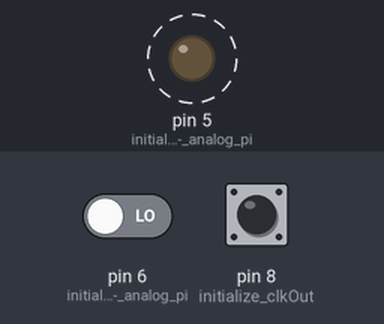
Simulated run of this sketch. Board: Arduino Uno, built with avr-gcc and run on an emulated ATmega328P. Shown: output pins drawn as LEDs (lit = HIGH). Dashed ring = blinking. The test bench sets the inputs (shaded band); at power-on: pin 6 (initialize_Rx_-_analog_pi) LOW, pin 8 (initialize_clkOut) HIGH. Pins used as bus, display or sensor lines are not drawn.

Above: at 0.02 s.
Timing chart, 0 to 3.0 s (numbered marks = the images above):
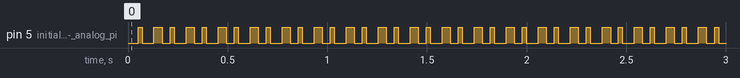

The sketch:

arduino.ino
```cpp
#define DATA 0b11000100    				     	    //Data to send   ||--------------------------------------------------------------||
#define SIZE 8			 		                    //Data size      || Able to change any data saize between 0-12 and any duty cycle||
#define BIT_TIME 10 								//clk duty cycle ||--------------------------------------------------------------||

boolean clkVal = false;          					//clk value
unsigned int dataToSend = DATA;  					//initialize data to send
unsigned int recievedData=0;   					    //initialize data to recieve

int index = 0;										//index of the sent data
int count = 0;									    //size of the recieved data
unsigned long current = 0;						    //keep the current time
bool flagIfRead = false;                            //flag to check if digit is already read

void setup() {
  	Serial.begin(9600);			 					//BAUD_RATE = 9600
  	pinMode(5, OUTPUT);   		 					//initialize Tx - analog pin
  	pinMode(6,INPUT);				 				//initialize Rx - analog pin
  	pinMode(7, OUTPUT);			 					//initialize clkIn
  	pinMode(8,INPUT);				 				//initialize clkOut
}

void loop() {

    usart_tx();        			 				    //tranfer function
    usart_rx();         						    //reciever function
}

void usart_tx()
{
    if(index >= SIZE)                               //check that max digits sent is by SIZE
      index = 0;

    boolean leastSign = bitRead(dataToSend,index);  //lsb bit
    long timer = millis(); 				 			//time since turn on
    if (timer - current >= BIT_TIME)           	    //Timer
    {
  		clkVal = !clkVal;  				 			//flip the 1->0 and 0->1
        if(clkVal)                                  //if bit is 1 send data
        {
            digitalWrite(7, LOW);                   //do not send clk
            if(leastSign) 				 			//check lsb
				digitalWrite(5, HIGH);   			//if 1 so datapin 5 is 5 volt
          	else
              	digitalWrite(5, LOW);    			//if 0 so datapin 5 is 0 volt
            index++;                     			//index of the data
        }
      	else
          	digitalWrite(7, HIGH);                  //if bit is 0 send clk
      current = millis();                           //current time
    }
}
void usart_rx()
{
  if (!digitalRead(8))							    //check if we are in "not read" mode
    flagIfRead = 0;									//if does turn flag to zero

  else if(digitalRead(8) && flagIfRead == 0)		//check if we are in "read" mode and flag is zero
  {
    flagIfRead = 1;									//turn flag to 1- we already read
 	bitWrite(recievedData, count, digitalRead(6));  //turn the digits into one number
	count++;										//count size of the nuber
  }
  if (count == SIZE)                                //check that all bits recieved
  {
   	Serial.println(recievedData,BIN);               //print the final data
   	count = 0;                                      //reset counter for new data
    recievedData = 0;                               //reset data for new data
  }
}
```

Measured:
- by itself, pin 5 (initialize_Tx_-_analog_pi): alternates HIGH for 0.03 s and LOW for 0.05 s
- by itself, everything shown: repeats every 8.2 s, in 46 steps
